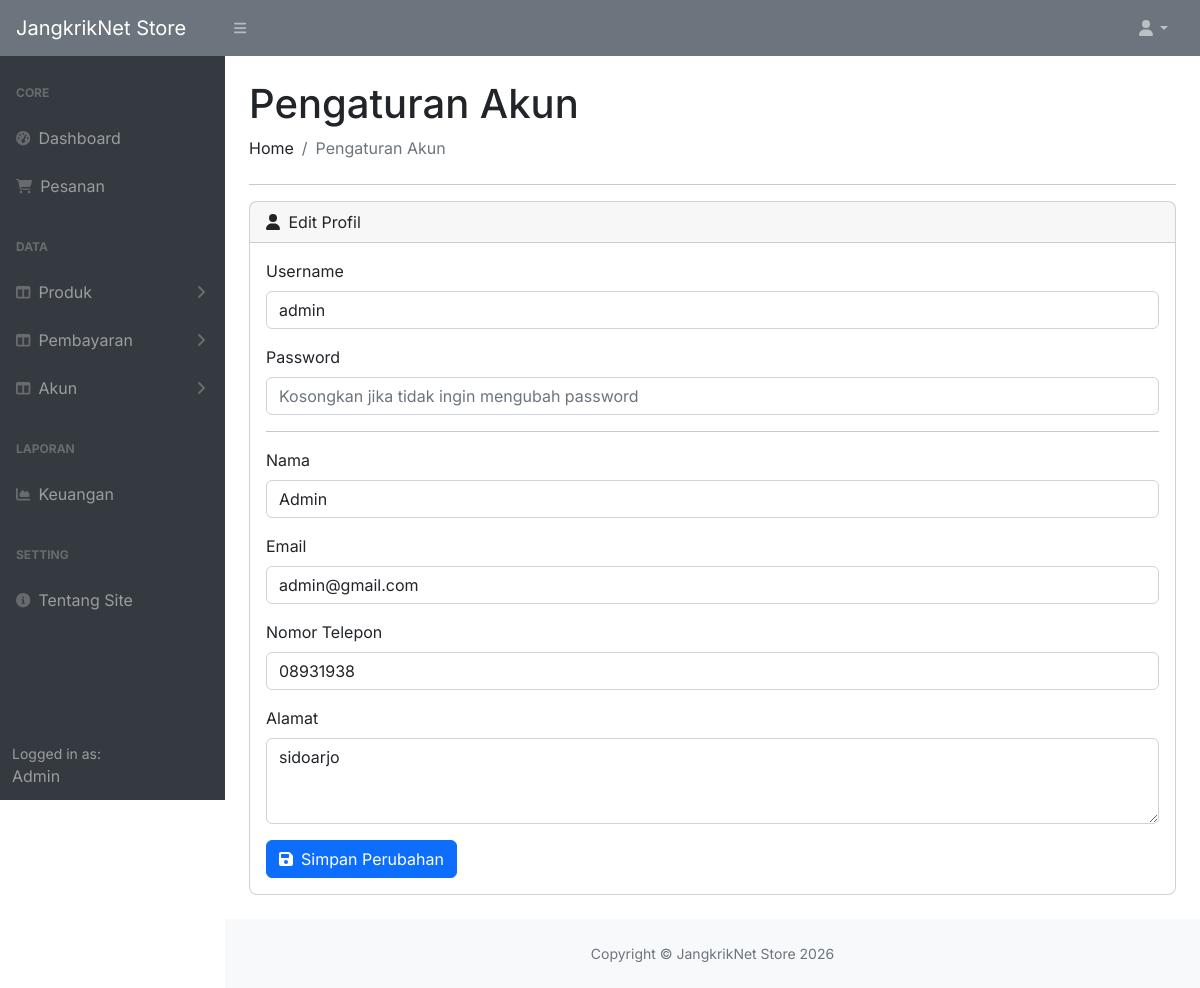
/admin/akun.php (signed in), run on the app's committed database.
### tables this page shows
CREATE TABLE `user` (
  `id` int NOT NULL AUTO_INCREMENT,
  `nama` varchar(128) DEFAULT NULL,
  `username` varchar(128) DEFAULT NULL,
  `password` varchar(255) DEFAULT NULL,
  `email` varchar(128) DEFAULT NULL,
  `alamat` varchar(128) DEFAULT NULL,
  `no_telp` varchar(20) DEFAULT NULL,
  `role` enum('admin','user') DEFAULT 'user',
  PRIMARY KEY (`id`),
  UNIQUE KEY `username` (`username`),
  UNIQUE KEY `email` (`email`)
);

### config/function.php (called while the page is built, shortened)
<?php
require_once __DIR__ . '/db.php';
function query_one($query) {
    global $conn;
    $result = $conn->query($query);
    if ($result && $result->num_rows > 0) {
        return [
            'status' => true,
            'message' => 'Data berhasil diambil',
            'data' => $result->fetch_assoc()
        ];
    }
    return [
        'status' => false,
        'message' => 'Data tidak ditemukan',
        'data' => null
    ];
}
function get_user_by_id($id) {
    $id = (int) $id;
    $query = "SELECT id, nama, username, email, alamat, no_telp, role FROM user WHERE id = $id";
    return query_one($query);
}

### admin/akun.php (the view, shortened to what this page needs)
<?php
include 'header.php';
require_once '../config/function.php';
$user = get_user_by_id($_SESSION['user_id']);
$user_data = $user['data'];
?>
<div id="layoutSidenav_content">
    <main>
        <div class="container-fluid px-4">
            <h1 class="mt-4">Pengaturan Akun</h1>
            <ol class="breadcrumb mb-4">
                <li class="breadcrumb-item">Home</li>
                <li class="breadcrumb-item active">Pengaturan Akun</li>
            </ol>
            <hr>
            <div class="card mb-4">
                <div class="card-header">
                    <i class="fas fa-user me-1"></i>
                    Edit Profil
                </div>
                <div class="card-body">
                    <form method="POST" action="">
                        <div class="mb-3">
                            <label for="username" class="form-label">Username</label>
                            <input type="text" class="form-control" id="username" value="<?= htmlspecialchars($user_data['username'] ?? '') ?>" readonly>
                        </div>
                        <div class="mb-3">
                            <label for="password" class="form-label">Password</label>
                            <input type="password" class="form-control" id="password" name="password" placeholder="Kosongkan jika tidak ingin mengubah password">
                        </div>
                        <hr>
                        <div class="mb-3">
                            <label for="nama" class="form-label">Nama</label>
                            <input type="text" class="form-control" id="nama" name="nama" value="<?= htmlspecialchars($user_data['nama'] ?? '') ?>" required>
                        </div>
                        <div class="mb-3">
                            <label for="email" class="form-label">Email</label>
                            <input type="email" class="form-control" id="email" name="email" value="<?= htmlspecialchars($user_data['email'] ?? '') ?>" required>
                        </div>
                        <div class="mb-3">
                            <label for="no_telp" class="form-label">Nomor Telepon</label>
                            <input type="text" class="form-control" id="no_telp" name="no_telp" value="<?= htmlspecialchars($user_data['no_telp'] ?? '') ?>" required>
                        </div>
                        <div class="mb-3">
                            <label for="alamat" class="form-label">Alamat</label>
                            <textarea class="form-control" id="alamat" name="alamat" rows="3" required><?= htmlspecialchars($user_data['alamat'] ?? '') ?></textarea>
                        </div>
                        <button type="submit" class="btn btn-primary">
                            <i class="fas fa-save me-2"></i>Simpan Perubahan
                        </button>
                    </form>
                </div>
            </div>
        </div>
    </main>
    <?php include 'footer.php'; ?>

### admin/css/custom-admin.css (style rules this page uses)
body { font-family: 'Inter', -apple-system, BlinkMacSystemFont, sans-serif; }
.card { border-radius: 0.5rem; }

### data on the page
user: username "admin", nama "Admin", email "admin@gmail.com", no_telp "08931938", alamat "sidoarjo"

### other printed values
$app_name "JangkrikNet Store"
$_SESSION['nama'] "Admin"
